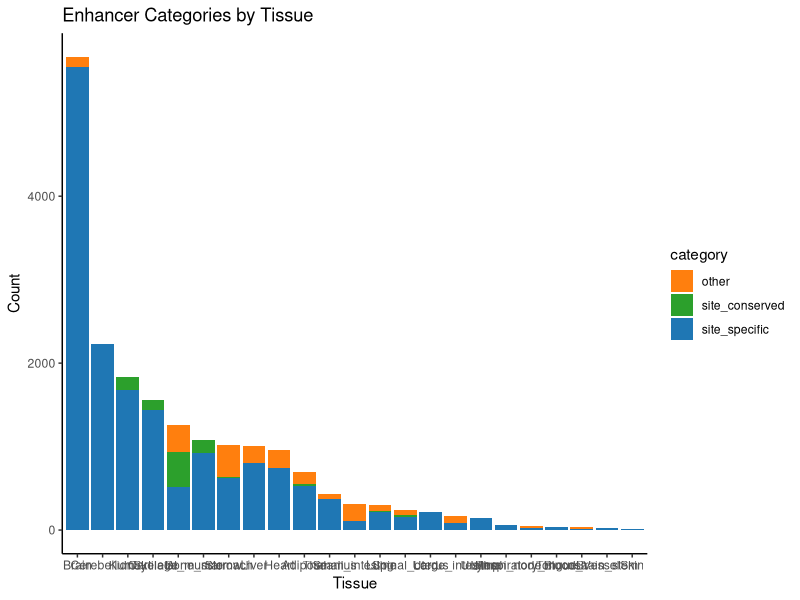

Recreate this plot in R.
library(ggplot2)
library(tidyr)
library(dplyr)

df <- data.frame(
  tissue = c("Adipose","Blood_Vessel","Bone_marrow","Brain","Brain_stem","Cartilage","Cerebellum","Heart",
             "Kidney","Large_intestine","Liver","Lung","Lymph_node","Respiratory_mucosa","Skeletal_muscle",
             "Skin","Small_intestine","Spinal_cord","Stomach","Thalamus","Tongue","Urethra","Uterus"),
  site_specific = c(529,17,923,5552,24,1434,2231,748,1675,82,802,217,56,23,522,10,103,161,619,367,33,149,215),
  site_conserved = c(19,0,162,0,2,126,1,0,162,0,0,9,0,0,409,0,3,14,21,7,9,0,1),
  other = c(152,22,0,117,0,0,0,212,1,81,210,74,2,21,325,0,206,66,378,53,0,1,0)
)

df_long <- df %>%
  pivot_longer(cols = c("site_specific", "site_conserved", "other"),
               names_to = "category", values_to = "count")

pdf("tissue_specifci_site.pdf", width =6, height = 4)
ggplot(df_long, aes(x = reorder(tissue, -count), y = count, fill = category)) +
  geom_bar(stat = "identity") +
  theme_classic()+
  labs(x = "Tissue", y = "Count", title = "Enhancer Categories by Tissue") +
  scale_fill_manual(values = c("site_specific" = "#1f77b4", "site_conserved" = "#2ca02c", "other" = "#ff7f0e")) 
dev.off()
